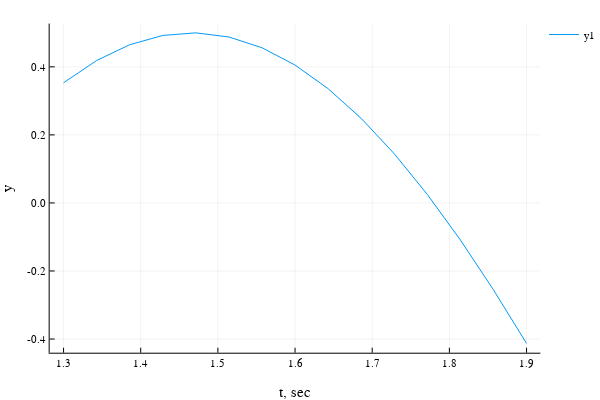

Source (notebook cell):
### Code cell
using Plots

x = range(1.3, stop = 1.9, length = 15)
y = 1.7 * sin.(2 * pi * 0.4 * x .+ 67.0) .- 1.2

plotly()
fig = plot(x, y)
xlabel!("t, sec")
ylabel!("y")
display(fig)

### Figure 1 — Plotly figure (JSON) as saved in the notebook; plotly's stock layout.template omitted (floating-point values rounded to 4 significant figures)
{"data": [{"colorbar": {"title": ""}, "hoverinfo": "text", "legendgroup": "y1", "line": {"color": "rgba(0, 154, 250, 1.000)", "dash": "solid", "shape": "linear", "width": 1}, "mode": "lines", "name": "y1", "showlegend": true, "text": [null, null, null, null, null, null, null, null, null, null, null, null, null, null, null], "type": "scatter", "x": [1.3, 1.343, 1.386, 1.429, 1.471, 1.514, 1.557, 1.6, 1.643, 1.686, 1.729, 1.771, 1.814, 1.857, 1.9], "xaxis": "x1", "y": [0.3532, 0.4185, 0.465, 0.4923, 0.4999, 0.4878, 0.4561, 0.4053, 0.3358, 0.2486, 0.1445, 0.02488, -0.109, -0.2554, -0.4128], "yaxis": "y1", "zmax": 0.1, "zmin": -0.1}], "layout": {"annotations": [], "height": 400, "legend": {"bgcolor": "rgba(255, 255, 255, 1.000)", "bordercolor": "rgba(0, 0, 0, 1.000)", "font": {"color": "rgba(0, 0, 0, 1.000)", "family": "sans-serif", "size": 11}, "tracegroupgap": 0, "x": 1, "y": 1}, "margin": {"b": 20, "l": 0, "r": 0, "t": 20}, "paper_bgcolor": "rgba(255, 255, 255, 1.000)", "plot_bgcolor": "rgba(255, 255, 255, 1.000)", "showlegend": true, "width": 600, "xaxis": {"anchor": "y1", "domain": [0.09128, 0.9934], "gridcolor": "rgba(0, 0, 0, 0.100)", "gridwidth": 0.5, "linecolor": "rgba(0, 0, 0, 1.000)", "mirror": false, "range": [1.282, 1.918], "showgrid": true, "showline": true, "showticklabels": true, "tickangle": 0, "tickcolor": "rgb(0, 0, 0)", "tickfont": {"color": "rgba(0, 0, 0, 1.000)", "family": "sans-serif", "size": 11}, "tickmode": "array", "ticks": "inside", "ticktext": ["1.3", "1.4", "1.5", "1.6", "1.7", "1.8", "1.9"], "tickvals": [1.3, 1.4, 1.5, 1.6, 1.7, 1.8, 1.9], "title": "t, sec", "titlefont": {"color": "rgba(0, 0, 0, 1.000)", "family": "sans-serif", "size": 15}, "type": "-", "visible": true, "zeroline": false, "zerolinecolor": "rgba(0, 0, 0, 1.000)"}, "yaxis": {"anchor": "x1", "domain": [0.07581, 0.9902], "gridcolor": "rgba(0, 0, 0, 0.100)", "gridwidth": 0.5, "linecolor": "rgba(0, 0, 0, 1.000)", "mirror": false, "range": [-0.4402, 0.5273], "showgrid": true, "showline": true, "showticklabels": true, "tickangle": 0, "tickcolor": "rgb(0, 0, 0)", "tickfont": {"color": "rgba(0, 0, 0, 1.000)", "family": "sans-serif", "size": 11}, "tickmode": "array", "ticks": "inside", "ticktext": ["-0.4", "-0.2", "0.0", "0.2", "0.4"], "tickvals": [-0.4, -0.2, 0, 0.2, 0.4], "title": "y", "titlefont": {"color": "rgba(0, 0, 0, 1.000)", "family": "sans-serif", "size": 15}, "type": "-", "visible": true, "zeroline": false, "zerolinecolor": "rgba(0, 0, 0, 1.000)"}}}
